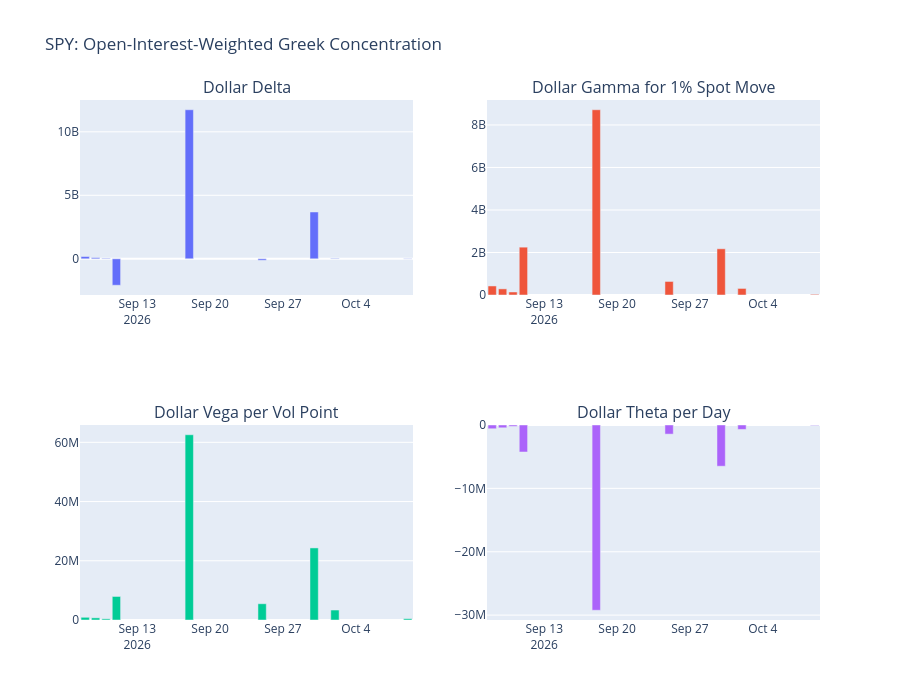

The cell this chart's notebook holds for it:
### Markdown cell above
## 10. Greek exposure by expiration

Shows open-interest-weighted Delta, Gamma, Vega, and Theta by expiration. These are gross sensitivity measures, not long or short positioning.

### Code cell
greek_by_expiration = clean_options.copy()
greek_by_expiration["expiration_label"] = greek_by_expiration["expiration"].dt.strftime("%Y-%m-%d")

greek_by_expiration = greek_by_expiration.groupby("expiration_label").agg(
    delta=("delta_exposure", "sum"),
    gamma=("gamma_exposure_1pct", "sum"),
    vega=("vega_exposure_1vol", "sum"),
    theta=("theta_exposure_1day", "sum"),
).reset_index()

greek_fig = make_subplots(
    rows=2, cols=2,
    subplot_titles=("Dollar Delta", "Dollar Gamma for 1% Spot Move", "Dollar Vega per Vol Point", "Dollar Theta per Day"),
)

greek_fig.add_bar(x=greek_by_expiration["expiration_label"], y=greek_by_expiration["delta"], row=1, col=1)
greek_fig.add_bar(x=greek_by_expiration["expiration_label"], y=greek_by_expiration["gamma"], row=1, col=2)
greek_fig.add_bar(x=greek_by_expiration["expiration_label"], y=greek_by_expiration["vega"], row=2, col=1)
greek_fig.add_bar(x=greek_by_expiration["expiration_label"], y=greek_by_expiration["theta"], row=2, col=2)

greek_fig.update_layout(
    title=f"{market['symbol']}: Open-Interest-Weighted Greek Concentration",
    height=700,
    showlegend=False,
)
greek_fig.show()

### Figure 1 — Plotly figure (JSON) as saved in the notebook; plotly's stock layout.template omitted (floating-point values rounded to 4 significant figures)
{"data": [{"type": "bar", "x": ["2026-09-08", "2026-09-09", "2026-09-10", "2026-09-11", "2026-09-18", "2026-09-25", "2026-09-30", "2026-10-02", "2026-10-09"], "xaxis": "x", "y": [177800000.0, 90760000.0, 41230000.0, -2083000000.0, 11740000000.0, -114400000.0, 3686000000.0, 35340000.0, -15480000.0], "yaxis": "y"}, {"type": "bar", "x": ["2026-09-08", "2026-09-09", "2026-09-10", "2026-09-11", "2026-09-18", "2026-09-25", "2026-09-30", "2026-10-02", "2026-10-09"], "xaxis": "x2", "y": [425500000.0, 288400000.0, 142000000.0, 2251000000.0, 8715000000.0, 636800000.0, 2174000000.0, 308700000.0, 31930000.0], "yaxis": "y2"}, {"type": "bar", "x": ["2026-09-08", "2026-09-09", "2026-09-10", "2026-09-11", "2026-09-18", "2026-09-25", "2026-09-30", "2026-10-02", "2026-10-09"], "xaxis": "x3", "y": [913400.0, 729900.0, 399400.0, 7951000.0, 62560000.0, 5492000.0, 24340000.0, 3367000.0, 438800.0], "yaxis": "y3"}, {"type": "bar", "x": ["2026-09-08", "2026-09-09", "2026-09-10", "2026-09-11", "2026-09-18", "2026-09-25", "2026-09-30", "2026-10-02", "2026-10-09"], "xaxis": "x4", "y": [-592000.0, -440400.0, -213900.0, -4260000.0, -29230000.0, -1439000.0, -6505000.0, -698700.0, -73910.0], "yaxis": "y4"}], "layout": {"annotations": [{"font": {"size": 16}, "showarrow": false, "text": "Dollar Delta", "x": 0.225, "xanchor": "center", "xref": "paper", "y": 1, "yanchor": "bottom", "yref": "paper"}, {"font": {"size": 16}, "showarrow": false, "text": "Dollar Gamma for 1% Spot Move", "x": 0.775, "xanchor": "center", "xref": "paper", "y": 1, "yanchor": "bottom", "yref": "paper"}, {"font": {"size": 16}, "showarrow": false, "text": "Dollar Vega per Vol Point", "x": 0.225, "xanchor": "center", "xref": "paper", "y": 0.375, "yanchor": "bottom", "yref": "paper"}, {"font": {"size": 16}, "showarrow": false, "text": "Dollar Theta per Day", "x": 0.775, "xanchor": "center", "xref": "paper", "y": 0.375, "yanchor": "bottom", "yref": "paper"}], "height": 700, "showlegend": false, "title": {"text": "SPY: Open-Interest-Weighted Greek Concentration"}, "xaxis": {"anchor": "y", "domain": [0, 0.45]}, "xaxis2": {"anchor": "y2", "domain": [0.55, 1]}, "xaxis3": {"anchor": "y3", "domain": [0, 0.45]}, "xaxis4": {"anchor": "y4", "domain": [0.55, 1]}, "yaxis": {"anchor": "x", "domain": [0.625, 1]}, "yaxis2": {"anchor": "x2", "domain": [0.625, 1]}, "yaxis3": {"anchor": "x3", "domain": [0, 0.375]}, "yaxis4": {"anchor": "x4", "domain": [0, 0.375]}}}
